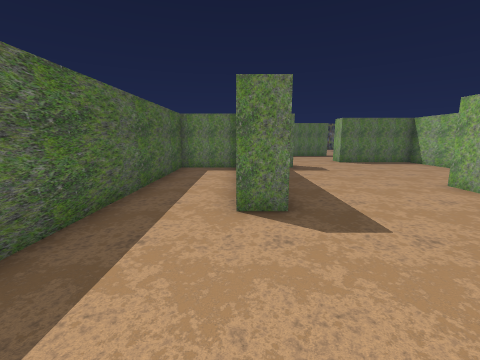
[1] (above)

18 first-person views from a walk through a scene from a Unity 3-D project. The camera is 1.4 m above the floor, tilts 10° down and sees 90° across. The floor is counted in squares, 1 m on a side. Each view is taken from the middle of a square. On the plan, view 1 faces up. The plan holds only what a view shows up to about 13 squares ahead; the rest is blank. The place goes on beyond the plan. The player is left out.

[2]
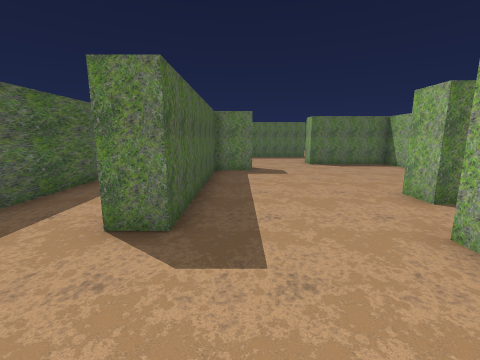

[3]
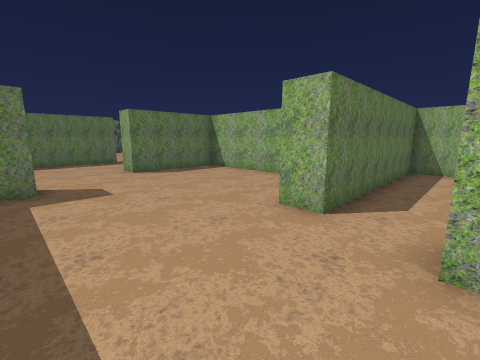

[4]
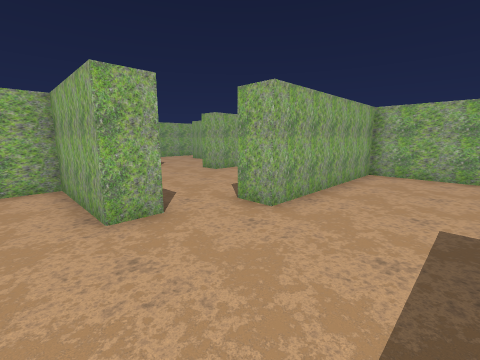

[5]
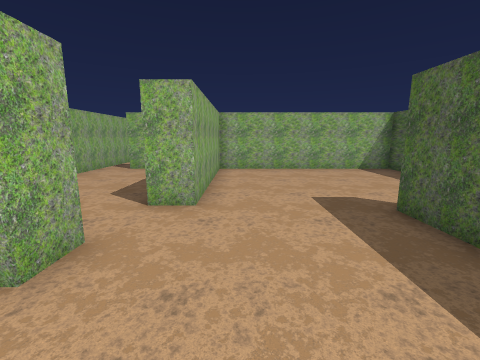

[6]
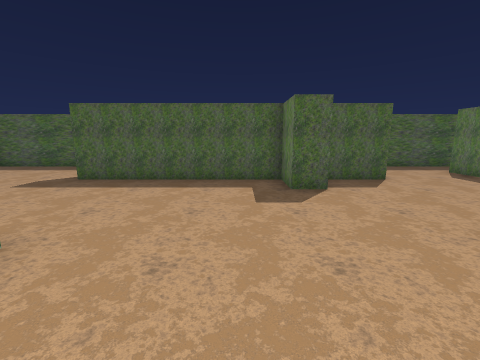

[7]
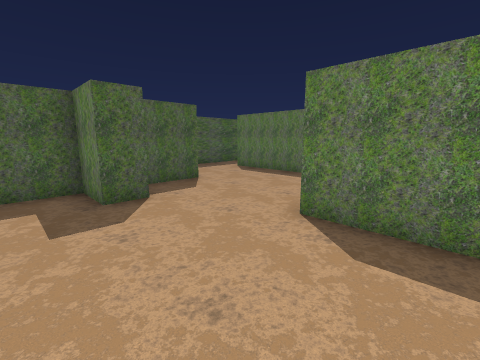

[8]
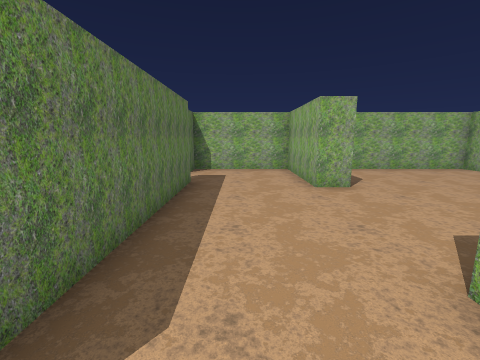

[9]
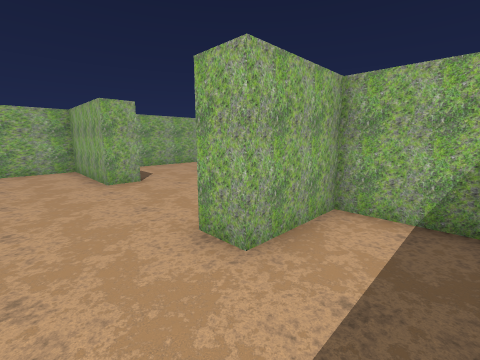

[10]
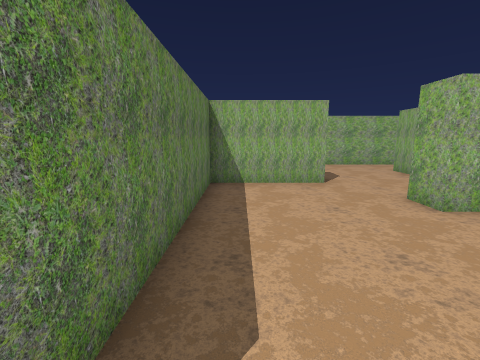

[11]
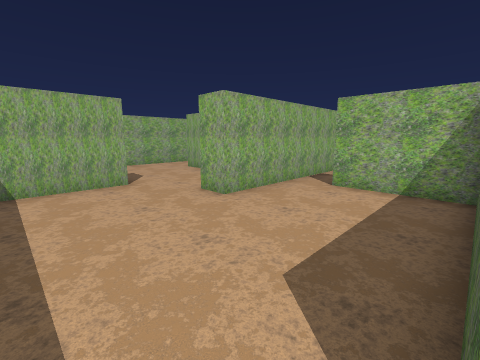

[12]
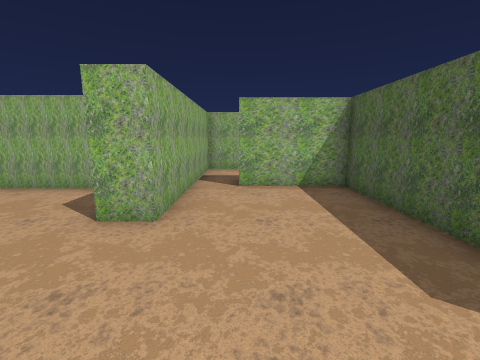

[13]
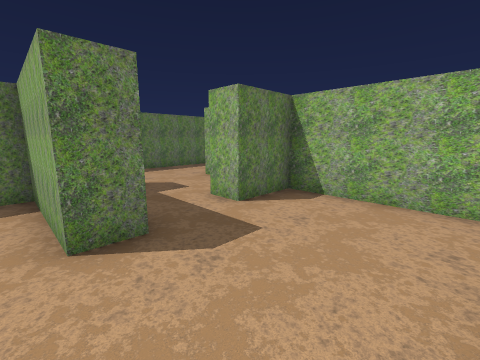

[14]
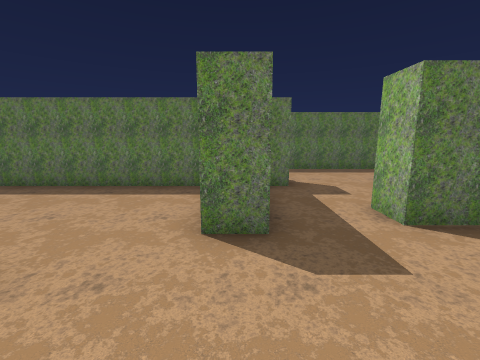

[15]
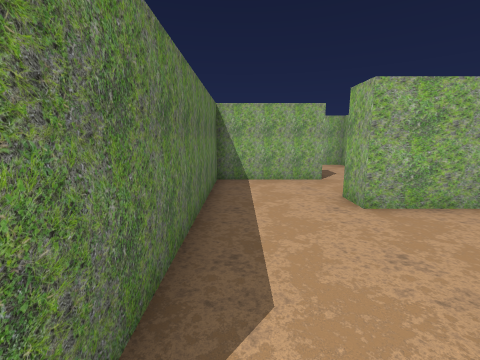

[16]
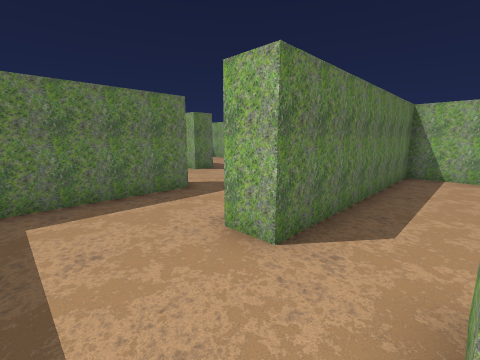

[17]
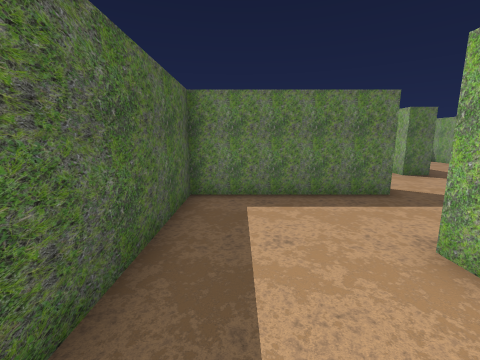

[18]
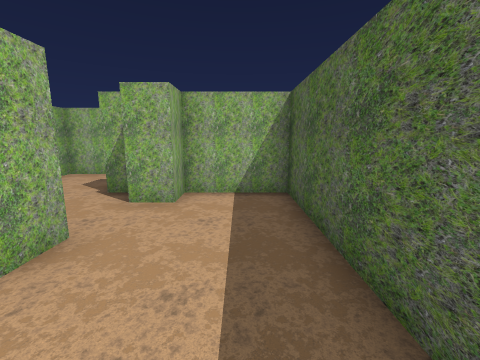

### Floor plan
Points are (right, up) in squares from view 1. A wall is a line through its corners. A room is listed if a view was taken in it or the views show most of it. See-through windows are left out.
Room 1 (views 1, 2, 3, 4, 5, 6, 7, 8, 9)
walls: (2.5, 12.5) (2.5, 11.4) (0.9, 11.4) (0.9, 4.5) (-0.1, 4.5); (-0.1, 11.4) (-2.8, 11.4) (-2.8, -1.9) (4.9, -1.9) (4.9, 4.1); (6.1, 5.9) (6.1, 6.9) (9.8, 6.9) (9.8, 13.8) (5.7, 13.8) (5.7, 15) (9.8, 15) (9.8, 19) (8.9, 19); (-2.1, 12.4) (-0.1, 12.4) (-0.1, 15) (0.9, 15) (0.9, 13); (6.8, 18.6) (-0.9, 18.6); (-2.8, 19.5) (-2.8, 17.2)
ways out: opening at (6, 5) to room 2
Room 2 (views 10, 11, 12)
walls: (4.9, 4.1) (5.9, 4.1) (5.9, -1.9) (9.1, -1.9); (13.4, 3.5) (13.4, 5.9) (6.1, 5.9); (10.4, -5.8) (10.4, 1.1) (11.5, 1.1)
ways out: opening at (6, 5) to room 1; opening at (12, 2.5) to room 3
Room 3 (views 13, 14)
walls: (14.5, 2.3) (13.4, 2.3) (13.4, 3.5); (13, -1.6) (16.2, -1.6); (18.6, -1.5) (18.6, 2.7) (16.7, 2.7) (16.7, 3.8)
ways out: opening at (12, 2.5) to room 2; opening at (15.5, 3.5) to room 5; opening at (17.5, -2.5)
Room 4 (views 15, 16, 17, 18)
walls: (14.4, 9.8) (14.4, 10.9); (15.8, 13.8) (10.8, 13.8) (10.8, 6.9) (13.4, 6.9) (13.4, 7.9) (14.5, 7.9)
ways out: opening at (15, 9) to room 5; opening at (15.5, 12.5)
Room 5 (no view inside)
walls: (15.5, 5.9) (14.9, 5.9); (14.9, 6.9) (15.5, 6.9); (17.1, 3.7) (18.6, 3.7) (18.6, 6.5) (19.6, 6.5); (22.1, 6.1) (22.1, 9.8) (14.4, 9.8)
ways out: opening at (15.5, 3.5) to room 3; opening at (15, 9) to room 4; opening at (21, 6)

Where each view was taken, in squares from view 1:
view 1: 0 up, 0 right, facing up
view 2: 1 up, 2 right, facing up
view 3: 4 up, 2 right, facing up-right
view 4: 8 up, 2 right, facing down-right
view 5: 9 up, 4 right, facing down
view 6: 10 up, 9 right, facing left
view 7: 10 up, 8 right, facing up-left
view 8: 17 up, 1 left, facing right
view 9: 17 up, 2 left, facing down-right
view 10: 5 up, 6 right, facing right
view 11: 5 up, 6 right, facing down-right
view 12: 5 up, 9 right, facing down
view 13: 1 down, 13 right, facing up-right
view 14: 1 down, 14 right, facing up
view 15: 9 up, 14 right, facing right
view 16: 8 up, 12 right, facing up-right
view 17: 8 up, 12 right, facing up
view 18: 13 up, 12 right, facing down
